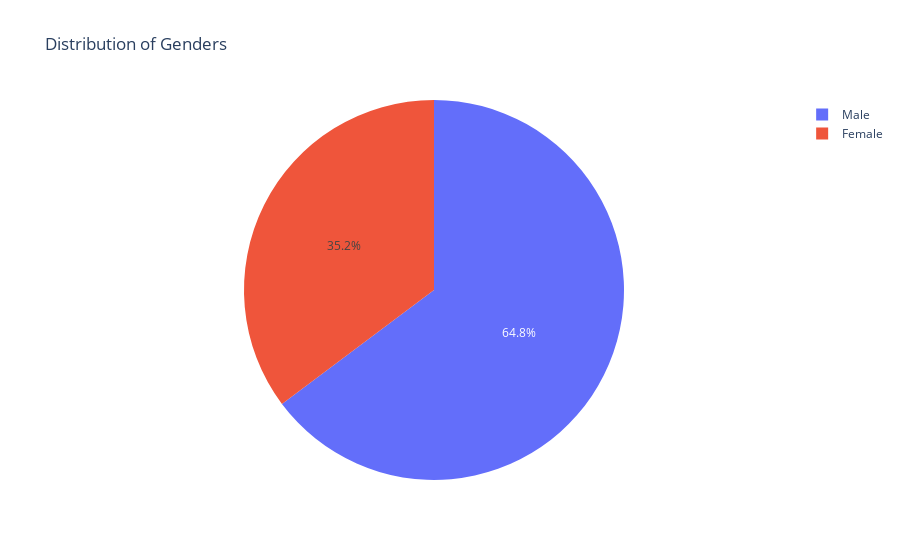

The notebook cell saved with this chart:
### Code cell
#  Draw thejust the affected geder
fig = px.pie(m_gender, values='cardio', names='gender' , title="Distribution of Genders")
fig.show()

### Figure 1 — Plotly figure (JSON) as saved in the notebook; plotly's stock layout.template omitted (floating-point values rounded to 4 significant figures)
{"data": [{"domain": {"x": [0, 1], "y": [0, 1]}, "hovertemplate": "gender=%{label}<br>cardio=%{value}<extra></extra>", "labels": ["Female", "Male"], "legendgroup": "", "name": "", "showlegend": true, "type": "pie", "values": [12031, 22115]}], "layout": {"legend": {"tracegroupgap": 0}, "title": {"text": "Distribution of Genders"}}}
